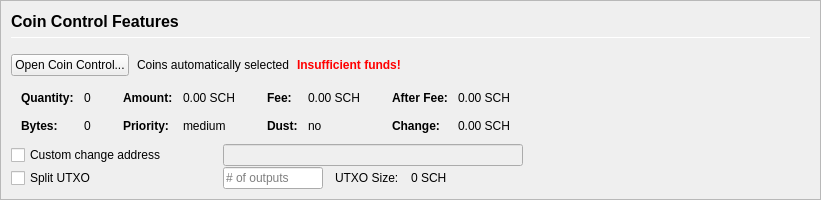
         <widget class="QFrame" name="frameCoinControl">
          <property name="sizePolicy">
           <sizepolicy hsizetype="Expanding" vsizetype="Expanding">
            <horstretch>0</horstretch>
            <verstretch>0</verstretch>
           </sizepolicy>
          </property>
          <property name="maximumSize">
           <size>
            <width>16777215</width>
            <height>16777215</height>
           </size>
          </property>
          <property name="frameShape">
           <enum>QFrame::StyledPanel</enum>
          </property>
          <property name="frameShadow">
           <enum>QFrame::Sunken</enum>
          </property>
          <layout class="QVBoxLayout" name="verticalLayoutCoinControl2">
           <property name="spacing">
            <number>0</number>
           </property>
           <property name="leftMargin">
            <number>0</number>
           </property>
           <property name="topMargin">
            <number>0</number>
           </property>
           <property name="rightMargin">
            <number>0</number>
           </property>
           <property name="bottomMargin">
            <number>0</number>
           </property>
           <item>
            <widget class="QFrame" name="frameCoinControl_BG">
             <layout class="QVBoxLayout" name="verticalLayoutCoinControl" stretch="0,0,0,0,0,0">
              <property name="spacing">
               <number>1</number>
              </property>
              <property name="leftMargin">
               <number>10</number>
              </property>
              <property name="topMargin">
               <number>10</number>
              </property>
              <item>
               <layout class="QHBoxLayout" name="horizontalLayoutCoinControl1">
                <property name="bottomMargin">
                 <number>15</number>
                </property>
                <item>
                 <layout class="QVBoxLayout" name="verticalLayout_3">
                  <property name="spacing">
                   <number>6</number>
                  </property>
                  <item>
                   <widget class="QLabel" name="labelCoinControlFeatures">
                    <property name="sizePolicy">
                     <sizepolicy hsizetype="Preferred" vsizetype="Maximum">
                      <horstretch>0</horstretch>
                      <verstretch>0</verstretch>
                     </sizepolicy>
                    </property>
                    <property name="minimumSize">
                     <size>
                      <width>0</width>
                      <height>20</height>
                     </size>
                    </property>
                    <property name="font">
                     <font>
                      <pointsize>12</pointsize>
                      <weight>75</weight>
                      <bold>true</bold>
                     </font>
                    </property>
                    <property name="styleSheet">
                     <string notr="true">font-weight:bold;</string>
                    </property>
                    <property name="text">
                     <string>Coin Control Features</string>
                    </property>
                   </widget>
                  </item>
                  <item>
                   <widget class="Line" name="line">
                    <property name="minimumSize">
                     <size>
                      <width>0</width>
                      <height>1</height>
                     </size>
                    </property>
                    <property name="maximumSize">
                     <size>
                      <width>16777215</width>
                      <height>1</height>
                     </size>
                    </property>
                    <property name="orientation">
                     <enum>Qt::Horizontal</enum>
                    </property>
                   </widget>
                  </item>
                 </layout>
                </item>
               </layout>
              </item>
              <item>
               <layout class="QHBoxLayout" name="horizontalLayoutCoinControl2" stretch="0,0,0,0">
                <property name="spacing">
                 <number>8</number>
                </property>
                <property name="bottomMargin">
                 <number>10</number>
                </property>
                <item>
                 <widget class="QPushButton" name="pushButtonCoinControl">
                  <property name="styleSheet">
                   <string notr="true"/>
                  </property>
                  <property name="text">
                   <string>Open Coin Control...</string>
                  </property>
                  <property name="autoDefault">
                   <bool>false</bool>
                  </property>
                 </widget>
                </item>
                <item>
                 <widget class="QLabel" name="labelCoinControlAutomaticallySelected">
                  <property name="text">
                   <string>Coins automatically selected</string>
                  </property>
                  <property name="margin">
                   <number>5</number>
                  </property>
                 </widget>
                </item>
                <item>
                 <widget class="QLabel" name="labelCoinControlInsuffFunds">
                  <property name="font">
                   <font>
                    <weight>75</weight>
                    <bold>true</bold>
                   </font>
                  </property>
                  <property name="styleSheet">
                   <string notr="true">color:red;font-weight:bold;</string>
                  </property>
                  <property name="text">
                   <string>Insufficient funds!</string>
                  </property>
                  <property name="margin">
                   <number>5</number>
                  </property>
                 </widget>
                </item>
                <item>
                 <spacer name="horizontalSpacerCoinControl">
                  <property name="orientation">
                   <enum>Qt::Horizontal</enum>
                  </property>
                  <property name="sizeHint" stdset="0">
                   <size>
                    <width>40</width>
                    <height>1</height>
                   </size>
                  </property>
                 </spacer>
                </item>
               </layout>
              </item>
              <item>
               <widget class="QWidget" name="widgetCoinControl" native="true">
                <property name="sizePolicy">
                 <sizepolicy hsizetype="Preferred" vsizetype="Preferred">
                  <horstretch>0</horstretch>
                  <verstretch>0</verstretch>
                 </sizepolicy>
                </property>
                <property name="minimumSize">
                 <size>
                  <width>0</width>
                  <height>0</height>
                 </size>
                </property>
                <property name="styleSheet">
                 <string notr="true"/>
                </property>
                <layout class="QHBoxLayout" name="horizontalLayoutCoinControl5">
                 <property name="leftMargin">
                  <number>0</number>
                 </property>
                 <property name="topMargin">
                  <number>0</number>
                 </property>
                 <property name="rightMargin">
                  <number>0</number>
                 </property>
                 <property name="bottomMargin">
                  <number>0</number>
                 </property>
                 <item>
                  <layout class="QHBoxLayout" name="horizontalLayoutCoinControl3" stretch="0,0,0,1">
                   <property name="spacing">
                    <number>20</number>
                   </property>
                   <property name="topMargin">
                    <number>0</number>
                   </property>
                   <property name="bottomMargin">
                    <number>10</number>
                   </property>
                   <item>
                    <layout class="QFormLayout" name="formLayoutCoinControl1">
                     <property name="horizontalSpacing">
                      <number>10</number>
                     </property>
                     <property name="verticalSpacing">
                      <number>14</number>
                     </property>
                     <property name="leftMargin">
                      <number>10</number>
                     </property>
                     <property name="topMargin">
                      <number>4</number>
                     </property>
                     <property name="rightMargin">
                      <number>6</number>
                     </property>
                     <item row="0" column="0">
                      <widget class="QLabel" name="labelCoinControlQuantityText">
                       <property name="font">
                        <font>
                         <weight>75</weight>
                         <bold>true</bold>
                        </font>
                       </property>
                       <property name="text">
                        <string>Quantity:</string>
                       </property>
                       <property name="margin">
                        <number>0</number>
                       </property>
                      </widget>
                     </item>
                     <item row="0" column="1">
                      <widget class="QLabel" name="labelCoinControlQuantity">
                       <property name="cursor">
                        <cursorShape>IBeamCursor</cursorShape>
                       </property>
                       <property name="contextMenuPolicy">
                        <enum>Qt::ActionsContextMenu</enum>
                       </property>
                       <property name="text">
                        <string notr="true">0</string>
                       </property>
                       <property name="margin">
                        <number>0</number>
                       </property>
                       <property name="textInteractionFlags">
                        <set>Qt::LinksAccessibleByMouse|Qt::TextSelectableByKeyboard|Qt::TextSelectableByMouse</set>
                       </property>
                      </widget>
                     </item>
                     <item row="1" column="0">
                      <widget class="QLabel" name="labelCoinControlBytesText">
                       <property name="font">
                        <font>
                         <weight>75</weight>
                         <bold>true</bold>
                        </font>
                       </property>
                       <property name="text">
                        <string>Bytes:</string>
                       </property>
                      </widget>
                     </item>
                     <item row="1" column="1">
                      <widget class="QLabel" name="labelCoinControlBytes">
                       <property name="cursor">
                        <cursorShape>IBeamCursor</cursorShape>
                       </property>
                       <property name="contextMenuPolicy">
                        <enum>Qt::ActionsContextMenu</enum>
                       </property>
                       <property name="text">
                        <string notr="true">0</string>
                       </property>
                       <property name="textInteractionFlags">
                        <set>Qt::LinksAccessibleByMouse|Qt::TextSelectableByKeyboard|Qt::TextSelectableByMouse</set>
                       </property>
                      </widget>
                     </item>
                    </layout>
                   </item>
                   <item>
                    <layout class="QFormLayout" name="formLayoutCoinControl2">
                     <property name="horizontalSpacing">
                      <number>10</number>
                     </property>
                     <property name="verticalSpacing">
                      <number>14</number>
                     </property>
                     <property name="leftMargin">
                      <number>6</number>
                     </property>
                     <property name="topMargin">
                      <number>4</number>
                     </property>
                     <property name="rightMargin">
                      <number>6</number>
                     </property>
                     <item row="0" column="0">
                      <widget class="QLabel" name="labelCoinControlAmountText">
                       <property name="font">
                        <font>
                         <weight>75</weight>
                         <bold>true</bold>
                        </font>
                       </property>
                       <property name="text">
                        <string>Amount:</string>
                       </property>
                       <property name="margin">
                        <number>0</number>
                       </property>
                      </widget>
                     </item>
                     <item row="0" column="1">
                      <widget class="QLabel" name="labelCoinControlAmount">
                       <property name="cursor">
                        <cursorShape>IBeamCursor</cursorShape>
                       </property>
                       <property name="contextMenuPolicy">
                        <enum>Qt::ActionsContextMenu</enum>
                       </property>
                       <property name="text">
                        <string notr="true">0.00 SCH</string>
                       </property>
                       <property name="textInteractionFlags">
                        <set>Qt::LinksAccessibleByMouse|Qt::TextSelectableByKeyboard|Qt::TextSelectableByMouse</set>
                       </property>
                      </widget>
                     </item>
                     <item row="1" column="0">
                      <widget class="QLabel" name="labelCoinControlPriorityText">
                       <property name="font">
                        <font>
                         <weight>75</weight>
                         <bold>true</bold>
                        </font>
                       </property>
                       <property name="text">
                        <string>Priority:</string>
                       </property>
                      </widget>
                     </item>
                     <item row="1" column="1">
                      <widget class="QLabel" name="labelCoinControlPriority">
                       <property name="cursor">
                        <cursorShape>IBeamCursor</cursorShape>
                       </property>
                       <property name="contextMenuPolicy">
                        <enum>Qt::ActionsContextMenu</enum>
                       </property>
                       <property name="text">
                        <string>medium</string>
                       </property>
                       <property name="textInteractionFlags">
                        <set>Qt::LinksAccessibleByMouse|Qt::TextSelectableByKeyboard|Qt::TextSelectableByMouse</set>
                       </property>
                      </widget>
                     </item>
                    </layout>
                   </item>
                   <item>
                    <layout class="QFormLayout" name="formLayoutCoinControl3">
                     <property name="horizontalSpacing">
                      <number>10</number>
                     </property>
                     <property name="verticalSpacing">
                      <number>14</number>
                     </property>
                     <property name="leftMargin">
                      <number>6</number>
                     </property>
                     <property name="topMargin">
                      <number>4</number>
                     </property>
                     <property name="rightMargin">
                      <number>6</number>
                     </property>
                     <item row="0" column="0">
                      <widget class="QLabel" name="labelCoinControlFeeText">
                       <property name="font">
                        <font>
                         <weight>75</weight>
                         <bold>true</bold>
                        </font>
                       </property>
                       <property name="text">
                        <string>Fee:</string>
                       </property>
                       <property name="margin">
                        <number>0</number>
                       </property>
                      </widget>
                     </item>
                     <item row="0" column="1">
                      <widget class="QLabel" name="labelCoinControlFee">
                       <property name="cursor">
                        <cursorShape>IBeamCursor</cursorShape>
                       </property>
                       <property name="contextMenuPolicy">
                        <enum>Qt::ActionsContextMenu</enum>
                       </property>
                       <property name="text">
                        <string notr="true">0.00 SCH</string>
                       </property>
                       <property name="textInteractionFlags">
                        <set>Qt::LinksAccessibleByMouse|Qt::TextSelectableByKeyboard|Qt::TextSelectableByMouse</set>
                       </property>
                      </widget>
                     </item>
                     <item row="1" column="0">
                      <widget class="QLabel" name="labelCoinControlLowOutputText">
                       <property name="font">
                        <font>
                         <weight>75</weight>
                         <bold>true</bold>
                        </font>
                       </property>
                       <property name="text">
                        <string>Dust:</string>
                       </property>
                      </widget>
                     </item>
                     <item row="1" column="1">
                      <widget class="QLabel" name="labelCoinControlLowOutput">
                       <property name="cursor">
                        <cursorShape>IBeamCursor</cursorShape>
                       </property>
                       <property name="contextMenuPolicy">
                        <enum>Qt::ActionsContextMenu</enum>
                       </property>
                       <property name="text">
                        <string>no</string>
                       </property>
                       <property name="textInteractionFlags">
                        <set>Qt::LinksAccessibleByMouse|Qt::TextSelectableByKeyboard|Qt::TextSelectableByMouse</set>
                       </property>
                      </widget>
                     </item>
                    </layout>
                   </item>
                   <item>
                    <layout class="QFormLayout" name="formLayoutCoinControl4">
                     <property name="horizontalSpacing">
                      <number>10</number>
                     </property>
                     <property name="verticalSpacing">
                      <number>14</number>
                     </property>
                     <property name="leftMargin">
                      <number>6</number>
                     </property>
                     <property name="topMargin">
                      <number>4</number>
                     </property>
                     <property name="rightMargin">
                      <number>6</number>
                     </property>
                     <item row="0" column="0">
                      <widget class="QLabel" name="labelCoinControlAfterFeeText">
                       <property name="font">
                        <font>
                         <weight>75</weight>
                         <bold>true</bold>
                        </font>
                       </property>
                       <property name="text">
                        <string>After Fee:</string>
                       </property>
                       <property name="margin">
                        <number>0</number>
                       </property>
                      </widget>
                     </item>
                     <item row="0" column="1">
                      <widget class="QLabel" name="labelCoinControlAfterFee">
                       <property name="cursor">
                        <cursorShape>IBeamCursor</cursorShape>
                       </property>
                       <property name="contextMenuPolicy">
                        <enum>Qt::ActionsContextMenu</enum>
                       </property>
                       <property name="text">
                        <string notr="true">0.00 SCH</string>
                       </property>
                       <property name="textInteractionFlags">
                        <set>Qt::LinksAccessibleByMouse|Qt::TextSelectableByKeyboard|Qt::TextSelectableByMouse</set>
                       </property>
                      </widget>
                     </item>
                     <item row="1" column="0">
                      <widget class="QLabel" name="labelCoinControlChangeText">
                       <property name="font">
                        <font>
                         <weight>75</weight>
                         <bold>true</bold>
                        </font>
                       </property>
                       <property name="text">
                        <string>Change:</string>
                       </property>
                      </widget>
                     </item>
                     <item row="1" column="1">
                      <widget class="QLabel" name="labelCoinControlChange">
                       <property name="cursor">
                        <cursorShape>IBeamCursor</cursorShape>
                       </property>
                       <property name="contextMenuPolicy">
                        <enum>Qt::ActionsContextMenu</enum>
                       </property>
                       <property name="text">
                        <string notr="true">0.00 SCH</string>
                       </property>
                       <property name="textInteractionFlags">
                        <set>Qt::LinksAccessibleByMouse|Qt::TextSelectableByKeyboard|Qt::TextSelectableByMouse</set>
                       </property>
                      </widget>
                     </item>
                    </layout>
                   </item>
                  </layout>
                 </item>
                </layout>
               </widget>
              </item>
              <item>
               <layout class="QHBoxLayout" name="horizontalLayoutCoinControl4">
                <property name="spacing">
                 <number>12</number>
                </property>
                <property name="sizeConstraint">
                 <enum>QLayout::SetDefaultConstraint</enum>
                </property>
                <property name="topMargin">
                 <number>0</number>
                </property>
                <property name="rightMargin">
                 <number>0</number>
                </property>
                <item>
                 <widget class="QCheckBox" name="checkBoxCoinControlChange">
                  <property name="sizePolicy">
                   <sizepolicy hsizetype="Preferred" vsizetype="Preferred">
                    <horstretch>0</horstretch>
                    <verstretch>0</verstretch>
                   </sizepolicy>
                  </property>
                  <property name="minimumSize">
                   <size>
                    <width>200</width>
                    <height>0</height>
                   </size>
                  </property>
                  <property name="maximumSize">
                   <size>
                    <width>200</width>
                    <height>16777215</height>
                   </size>
                  </property>
                  <property name="toolTip">
                   <string>If this is activated, but the change address is empty or invalid, change will be sent to a newly generated address.</string>
                  </property>
                  <property name="text">
                   <string>Custom change address</string>
                  </property>
                 </widget>
                </item>
                <item>
                 <widget class="QValidatedLineEdit" name="lineEditCoinControlChange">
                  <property name="enabled">
                   <bool>false</bool>
                  </property>
                  <property name="sizePolicy">
                   <sizepolicy hsizetype="Preferred" vsizetype="Preferred">
                    <horstretch>0</horstretch>
                    <verstretch>0</verstretch>
                   </sizepolicy>
                  </property>
                  <property name="minimumSize">
                   <size>
                    <width>300</width>
                    <height>0</height>
                   </size>
                  </property>
                 </widget>
                </item>
                <item>
                 <widget class="QLabel" name="labelCoinControlChangeLabel">
                  <property name="sizePolicy">
                   <sizepolicy hsizetype="Preferred" vsizetype="Preferred">
                    <horstretch>0</horstretch>
                    <verstretch>0</verstretch>
                   </sizepolicy>
                  </property>
                  <property name="minimumSize">
                   <size>
                    <width>100</width>
                    <height>0</height>
                   </size>
                  </property>
                  <property name="text">
                   <string/>
                  </property>
                  <property name="margin">
                   <number>3</number>
                  </property>
                 </widget>
                </item>
               </layout>
              </item>
              <item>
               <layout class="QHBoxLayout" name="horizontalLayoutCoinControl6">
                <property name="spacing">
                 <number>12</number>
                </property>
                <property name="rightMargin">
                 <number>0</number>
                </property>
                <item>
                 <widget class="QCheckBox" name="splitBlockCheckBox">
                  <property name="sizePolicy">
                   <sizepolicy hsizetype="Preferred" vsizetype="Preferred">
                    <horstretch>0</horstretch>
                    <verstretch>0</verstretch>
                   </sizepolicy>
                  </property>
                  <property name="minimumSize">
                   <size>
                    <width>200</width>
                    <height>0</height>
                   </size>
                  </property>
                  <property name="maximumSize">
                   <size>
                    <width>200</width>
                    <height>16777215</height>
                   </size>
                  </property>
                  <property name="text">
                   <string>Split UTXO</string>
                  </property>
                 </widget>
                </item>
                <item>
                 <widget class="QLineEdit" name="splitBlockLineEdit">
                  <property name="sizePolicy">
                   <sizepolicy hsizetype="Preferred" vsizetype="Preferred">
                    <horstretch>50</horstretch>
                    <verstretch>0</verstretch>
                   </sizepolicy>
                  </property>
                  <property name="minimumSize">
                   <size>
                    <width>100</width>
                    <height>0</height>
                   </size>
                  </property>
                  <property name="maximumSize">
                   <size>
                    <width>100</width>
                    <height>16777215</height>
                   </size>
                  </property>
                  <property name="placeholderText">
                   <string># of outputs</string>
                  </property>
                 </widget>
                </item>
                <item>
                 <widget class="QLabel" name="labelBlockSizeText">
                  <property name="text">
                   <string>UTXO Size:</string>
                  </property>
                 </widget>
                </item>
                <item>
                 <widget class="QLabel" name="labelBlockSize">
                  <property name="text">
                   <string>0 SCH</string>
                  </property>
                 </widget>
                </item>
                <item>
                 <spacer name="horizontalSpacer_7">
                  <property name="orientation">
                   <enum>Qt::Horizontal</enum>
                  </property>
                  <property name="sizeHint" stdset="0">
                   <size>
                    <width>40</width>
                    <height>20</height>
                   </size>
                  </property>
                 </spacer>
                </item>
               </layout>
              </item>
              <item>
               <spacer name="verticalSpacerCoinControl">
                <property name="orientation">
                 <enum>Qt::Vertical</enum>
                </property>
                <property name="sizeHint" stdset="0">
                 <size>
                  <width>800</width>
                  <height>1</height>
                 </size>
                </property>
               </spacer>
              </item>
             </layout>
            </widget>
           </item>
          </layout>
         </widget>
